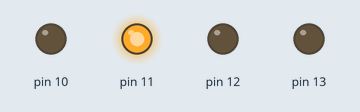
Simulated run of this sketch. Board: Arduino Uno, built with avr-gcc and run on an emulated ATmega328P. Shown: output pins drawn as LEDs (lit = HIGH).

Above: at 0.1 s.
At 0.5 s:
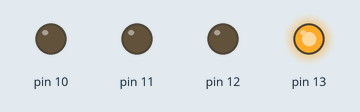
At 1.1 s:
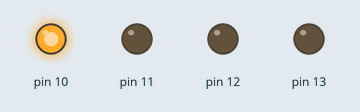
At 2.7 s:
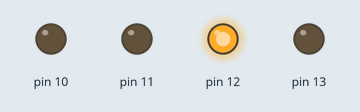
Timing chart, 0 to 3.0 s (numbered marks = the images above):
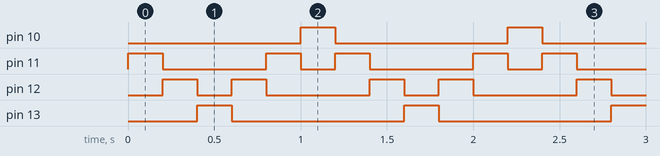

Measured:
- by itself, pin 10, pin 13: alternates HIGH for 0.20 s and LOW for 1.0 s
- by itself, pin 11: repeats every 1.2 s: LOW 0.60 s, HIGH 0.20 s, LOW 0.20 s, HIGH 0.20 s
- by itself, pin 12: repeats every 1.2 s: LOW 0.20 s, HIGH 0.20 s, LOW 0.60 s, HIGH 0.20 s

The sketch:

Cylon.ino
```cpp
/* Cylon */

// Make a set of four LEDs blink like a cylon.


void setup() {
  pinMode(10, OUTPUT);
  pinMode(11, OUTPUT);
  pinMode(12, OUTPUT);
  pinMode(13, OUTPUT);
}
void loop() {
//  digitalWrite(10,HIGH);
//  delay(200);
  digitalWrite(10,LOW);
  digitalWrite(11,HIGH);
  delay(200);
  digitalWrite(11,LOW);
  digitalWrite(12,HIGH);
  delay(200);
  digitalWrite(12,LOW);
  digitalWrite(13,HIGH);
  delay(200);
  // back down
  digitalWrite(12,HIGH);
  digitalWrite(13,LOW);
  delay(200);
  digitalWrite(11,HIGH);
  digitalWrite(12,LOW);
  delay(200);
  digitalWrite(10,HIGH);
  digitalWrite(11,LOW);
  delay(200);
}
```
